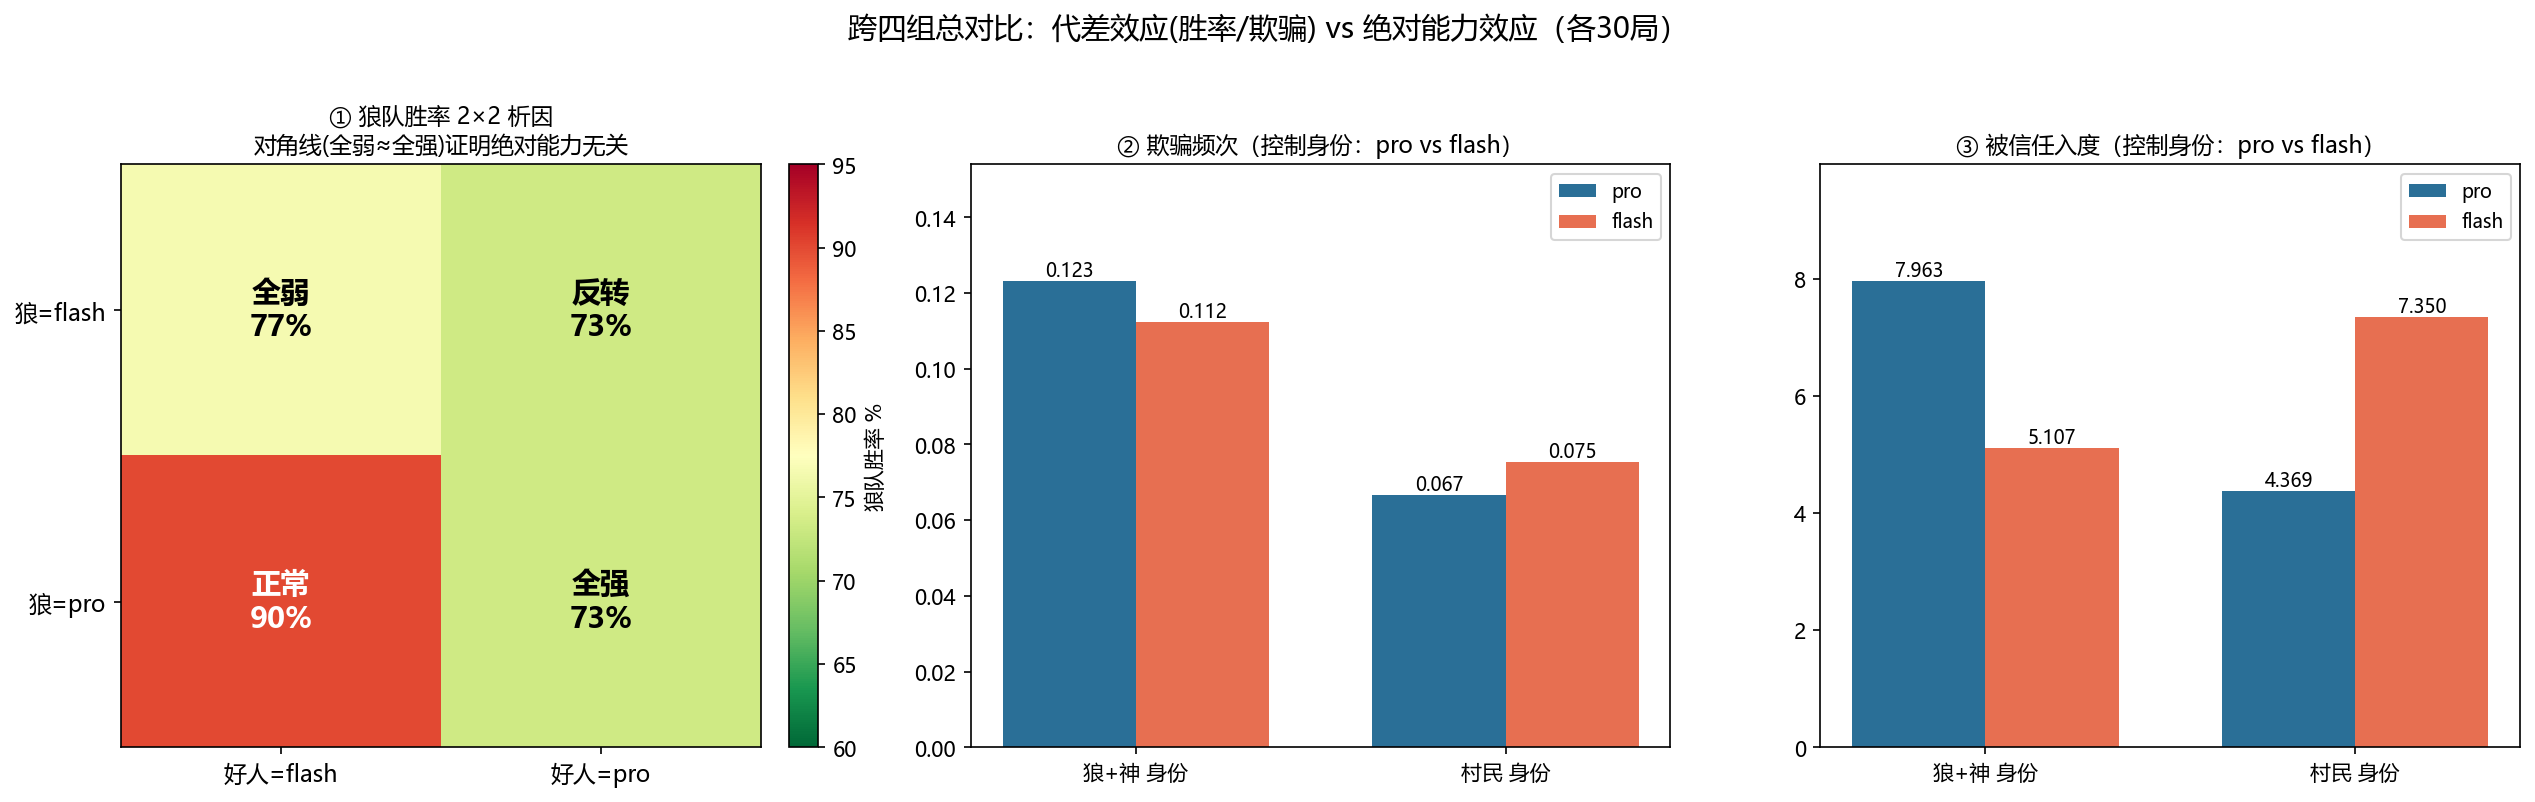

Write the Python code that produced this figure.
"""cross_compare.py — 跨【四组】实验的总对比（成员1/4 收尾图表）。

四组各 30 局，唯一变量是「哪个模型扮演哪个身份」：
  - 正常(normal)    : 狼+神=pro,   村民=flash
  - 反转(reversed)  : 狼+神=flash, 村民=pro
  - 全弱(allflash)  : 全部=flash（无代差·弱基线）
  - 全强(allpro)    : 全部=pro  （无代差·强基线）

两条独立的论证线：

A. 胜率的 2×2 析因（狼方模型 × 好人方模型）——全强组是关键对照：
        好人=flash      好人=pro
   狼=flash   全弱76.7%     反转73.3%
   狼=pro     正常90.0%     全强73.3%
   → 全弱≈全强 证明“绝对能力不决定胜率”；只有正常(狼强好人弱)的代差能冲到90%。

B. 按身份×模型（控制身份，正常↔反转做差）量化模型代差对 欺骗/被信任 的净增量。

输出： cross_compare_report.txt + cross_compare.png（① 2×2胜率 ② 欺骗 ③ 被信任）
用法： python cross_compare.py
"""
from __future__ import annotations

import json
import os

import numpy as np

ROOT = os.path.dirname(os.path.abspath(__file__))
PRO, FLASH = "deepseek-v4-pro", "deepseek-v4-flash"

GROUPS = {
    "normal":   {"dir": "result",          "wolf": PRO,   "good": FLASH},
    "reversed": {"dir": "reversed-result", "wolf": FLASH, "good": PRO},
    "allflash": {"dir": "result-allflash", "wolf": FLASH, "good": FLASH},
    "allpro":   {"dir": "result-allpro",   "wolf": PRO,   "good": PRO},
}


def load_group(d):
    j = json.load(open(os.path.join(ROOT, d, "aggregate_metrics.json"), encoding="utf-8"))
    wc = j.get("win_counts", {})
    total = sum(wc.values()) or 1
    return {
        "n": j.get("n_games_found", 0),
        "wolf_winrate": wc.get("werewolf", 0) / total,
        "god_winrate": wc.get("god", 0) / total,
        "avg": j.get("avg_metrics", {}),
    }


def cell(g, group, model, key):
    return (g[group]["avg"].get(model) or {}).get(key)


def build():
    g = {name: load_group(cfg["dir"]) for name, cfg in GROUPS.items()}

    # ---- A. 2×2 析因胜率（狼方 × 好人方）----
    matrix = {
        ("flash", "flash"): ("全弱", g["allflash"]["wolf_winrate"]),
        ("flash", "pro"):   ("反转", g["reversed"]["wolf_winrate"]),
        ("pro", "flash"):   ("正常", g["normal"]["wolf_winrate"]),
        ("pro", "pro"):     ("全强", g["allpro"]["wolf_winrate"]),
    }

    # ---- B. 身份×模型（正常↔反转，控制身份比模型）----
    keys3 = ("deception_freq", "trust_density", "avg_confidence")
    table = {
        "狼+神 身份": {
            "pro (正常)":   {k: cell(g, "normal", PRO, k) for k in keys3},
            "flash (反转)": {k: cell(g, "reversed", FLASH, k) for k in keys3},
        },
        "村民 身份": {
            "pro (反转)":   {k: cell(g, "reversed", PRO, k) for k in keys3},
            "flash (正常)": {k: cell(g, "normal", FLASH, k) for k in keys3},
        },
    }
    delta = {}
    for ident, cells in table.items():
        prok = next(k for k in cells if k.startswith("pro"))
        flak = next(k for k in cells if k.startswith("flash"))
        delta[ident] = {k: cells[prok][k] - cells[flak][k]
                        for k in cells[prok] if cells[prok][k] is not None and cells[flak][k] is not None}

    # 胜率的“代差效应” vs “绝对能力效应”
    gap_effect = g["normal"]["wolf_winrate"] - np.mean(
        [g["allflash"]["wolf_winrate"], g["allpro"]["wolf_winrate"]])
    ability_effect = g["allpro"]["wolf_winrate"] - g["allflash"]["wolf_winrate"]

    return g, matrix, table, delta, gap_effect, ability_effect


def report(g, matrix, table, delta, gap_effect, ability_effect):
    L = []
    def p(s=""): print(s); L.append(s)

    p("=" * 72)
    p("跨四组总对比：代差效应 vs 绝对能力效应（每组30局）")
    p("=" * 72)
    p("正常(狼pro/民flash) 反转(狼flash/民pro) 全弱(全flash) 全强(全pro)\n")

    p("--- A. 狼队胜率 2×2 析因（狼方模型 × 好人方模型）---")
    p(f"  {'':12}{'好人=flash':>14}{'好人=pro':>14}")
    for wolf in ("flash", "pro"):
        row = f"  狼={wolf:<8}"
        for good in ("flash", "pro"):
            name, wr = matrix[(wolf, good)]
            row += f"{name+f'{wr:.0%}':>14}"
        p(row)
    p(f"\n  ▶ 绝对能力效应 = 全强({g['allpro']['wolf_winrate']:.1%}) − 全弱({g['allflash']['wolf_winrate']:.1%}) "
      f"= {ability_effect:+.1%}  （≈0 → 同时变强/变弱，狼队优势不变）")
    p(f"  ▶ 代差效应     = 正常({g['normal']['wolf_winrate']:.1%}) − 无代差均值"
      f"({np.mean([g['allflash']['wolf_winrate'], g['allpro']['wolf_winrate']]):.1%}) "
      f"= {gap_effect:+.1%}  （狼比好人强才显著拉高胜率）")

    labels = {"deception_freq": "欺骗频次", "trust_density": "被信任入度", "avg_confidence": "平均置信度"}
    p("\n--- B. 按身份×模型（控制身份，对比模型，正常↔反转）---")
    for ident, cells in table.items():
        p(f"  【{ident}】")
        cols = list(cells.keys())
        p(f"     {'指标':12}{cols[0]:>14}{cols[1]:>14}{'Δ(pro−flash)':>16}")
        for mk, lab in labels.items():
            v0, v1 = cells[cols[0]].get(mk), cells[cols[1]].get(mk)
            dv = delta[ident].get(mk)
            s0 = f"{v0:.4f}" if v0 is not None else "—"
            s1 = f"{v1:.4f}" if v1 is not None else "—"
            sd = f"{dv:+.4f}" if dv is not None else "—"
            p(f"     {lab:12}{s0:>14}{s1:>14}{sd:>16}")

    p("\n--- C. 全弱 vs 全强：无代差下两个能力水平的指标 ---")
    p(f"  {'指标':12}{'全弱(flash)':>14}{'全强(pro)':>14}")
    for mk, lab in labels.items():
        wv = cell(g, "allflash", FLASH, mk)
        pv = cell(g, "allpro", PRO, mk)
        sw = f"{wv:.4f}" if wv is not None else "—"
        sp = f"{pv:.4f}" if pv is not None else "—"
        p(f"  {lab:12}{sw:>14}{sp:>14}")
    return "\n".join(L)


def plot(g, matrix, table, out_path):
    import matplotlib
    matplotlib.use("Agg")
    import matplotlib.pyplot as plt
    for font in ("Microsoft YaHei", "SimHei", "Arial Unicode MS"):
        try:
            matplotlib.rcParams["font.sans-serif"] = [font]
            matplotlib.rcParams["axes.unicode_minus"] = False
            break
        except Exception:
            continue

    fig, axes = plt.subplots(1, 3, figsize=(17, 5.2))
    PRO_C, FLASH_C = "#2a6f97", "#e76f51"

    # ① 2×2 胜率热力（狼方×好人方）
    ax = axes[0]
    grid = np.array([[matrix[("flash", "flash")][1], matrix[("flash", "pro")][1]],
                     [matrix[("pro", "flash")][1], matrix[("pro", "pro")][1]]]) * 100
    im = ax.imshow(grid, cmap="RdYlGn_r", vmin=60, vmax=95, aspect="auto")
    ax.set_xticks([0, 1]); ax.set_xticklabels(["好人=flash", "好人=pro"], fontsize=11)
    ax.set_yticks([0, 1]); ax.set_yticklabels(["狼=flash", "狼=pro"], fontsize=11)
    names = [["全弱", "反转"], ["正常", "全强"]]
    for i in range(2):
        for j in range(2):
            ax.text(j, i, f"{names[i][j]}\n{grid[i,j]:.0f}%", ha="center", va="center",
                    fontsize=14, fontweight="bold",
                    color="white" if grid[i, j] > 82 else "black")
    ax.set_title("① 狼队胜率 2×2 析因\n对角线(全弱≈全强)证明绝对能力无关", fontsize=11)
    fig.colorbar(im, ax=ax, fraction=0.046, pad=0.04, label="狼队胜率 %")

    # ②③ 欺骗/被信任：按身份 pro vs flash
    def grouped(ax, key, title):
        idents = list(table.keys())
        x = np.arange(len(idents)); w = 0.36
        pv, fv = [], []
        for ident in idents:
            cells = table[ident]
            prok = next(k for k in cells if k.startswith("pro"))
            flak = next(k for k in cells if k.startswith("flash"))
            pv.append(cells[prok].get(key) or 0)
            fv.append(cells[flak].get(key) or 0)
        b1 = ax.bar(x - w / 2, pv, w, label="pro", color=PRO_C)
        b2 = ax.bar(x + w / 2, fv, w, label="flash", color=FLASH_C)
        ax.set_xticks(x); ax.set_xticklabels(idents, fontsize=10)
        ax.set_title(title, fontsize=11); ax.legend(fontsize=9)
        for bars in (b1, b2):
            for b in bars:
                h = b.get_height()
                ax.text(b.get_x() + b.get_width() / 2, h, f"{h:.3f}", ha="center", va="bottom", fontsize=9)
        ax.set_ylim(0, max(pv + fv) * 1.25)

    grouped(axes[1], "deception_freq", "② 欺骗频次（控制身份：pro vs flash）")
    grouped(axes[2], "trust_density", "③ 被信任入度（控制身份：pro vs flash）")

    fig.suptitle("跨四组总对比：代差效应(胜率/欺骗) vs 绝对能力效应（各30局）", fontsize=14, y=1.02)
    plt.tight_layout()
    plt.savefig(out_path, dpi=150, bbox_inches="tight")
    print(f"[图表] 已保存：{out_path}")


def main():
    g, matrix, table, delta, ge, ae = build()
    txt = report(g, matrix, table, delta, ge, ae)
    with open(os.path.join(ROOT, "cross_compare_report.txt"), "w", encoding="utf-8") as f:
        f.write(txt)
    plot(g, matrix, table, os.path.join(ROOT, "cross_compare.png"))
    print(f"\n✅ 已写入 {ROOT}\\cross_compare_report.txt 与 cross_compare.png")


if __name__ == "__main__":
    main()
